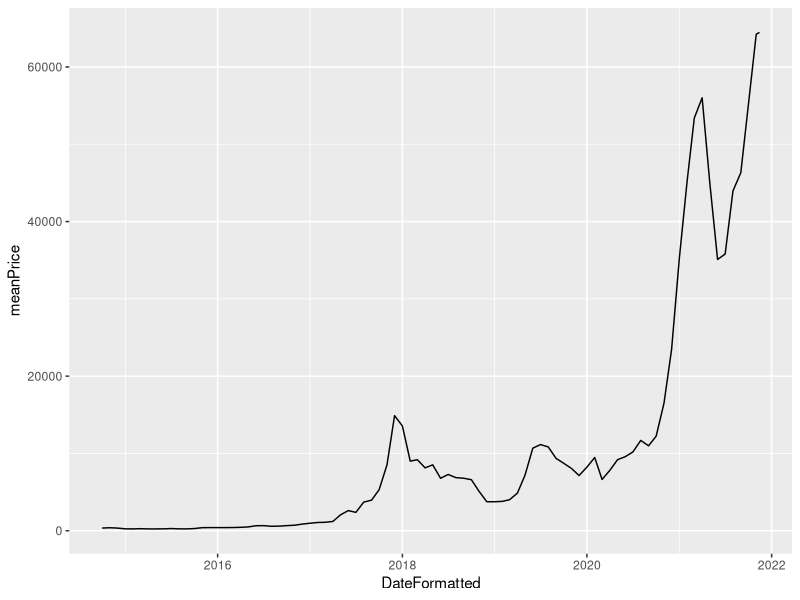
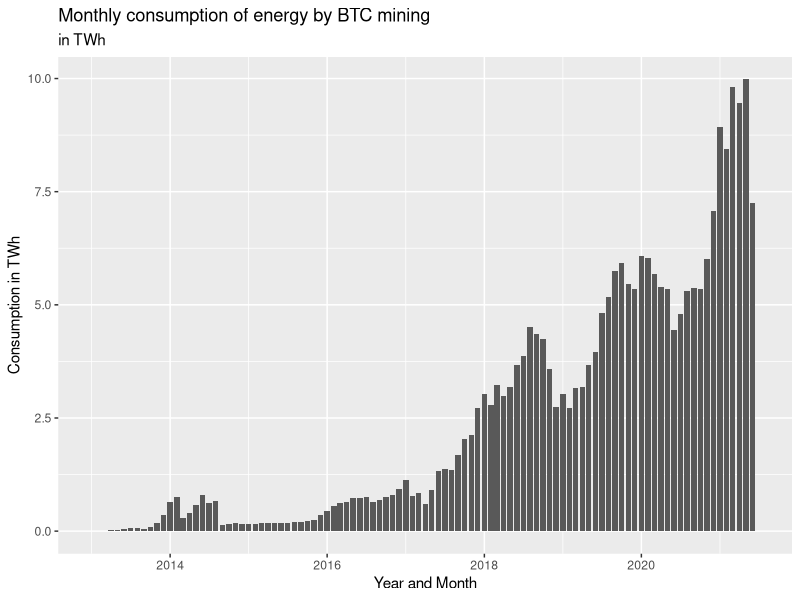

Generate these figures, in order, with R: (Note: this script raises an error after producing the figures.)
library(dplyr)
library(ggplot2)
library(tidyr)
library(stringr)
library(scales)


totalBitcoinConsumption <- read.csv("exportNew.csv")
totalBitcoinConsumption %>% 
  tail()

BP <- read.csv("bp-stats-review-2021-all-dataANSI.csv", header = TRUE)
BTCprice <- read.csv("BTCprice.csv")

str(BTCprice)


  

str(totalBitcoinConsumption)
View(totalBitcoinConsumption)

totalBitcoinConsumption <- 
  totalBitcoinConsumption %>% 
  mutate(DateFormattedNew = as.Date(DateFormated2, format = "%d/%m/%Y"))

BTCprice <- 
  BTCprice %>% 
  mutate(DateFormatted = as.Date(Date, format = "%Y-%m-%d"))


BTCprice <- 
  BTCprice %>% 
  mutate(meanPrice = (High+Low)/2)

str(BTCprice)


priceMeanLine <- 
  BTCprice %>% 
  select(DateFormatted, meanPrice) %>% 
  ggplot(aes(x = DateFormatted, y = meanPrice))+
  geom_line()

priceMeanLine

consumption1 <- 
  totalBitcoinConsumption %>%
  select(DateFormattedNew, Monthly.consumption) %>% 
  ggplot(aes(x = DateFormattedNew, y = Monthly.consumption)) +
  geom_col() + 
  xlim(as.Date("2013-01-01"), as.Date("2021-07-01")) + 
  labs(title = "Monthly consumption of energy by BTC mining", subtitle = "in TWh", x = "Year and Month", y = "Consumption in TWh")

consumption1


BTCprice <- 
  BTCprice %>% 
  select(-Date)

totalBitcoinConsumption<- 
  totalBitcoinConsumption %>% 
  select(-Date, -DateFormated2) %>% 
  rename(DateFormatted = DateFormattedNew)

totalBitcoinConsumption<- 
  totalBitcoinConsumption %>% 
  rename(DateFormatted = DateFormattedNew)

str(totalBitcoinConsumption)

BTC_consumption_price <- 
  inner_join(BTCprice, totalBitcoinConsumption)

BTC_consumption_price2 <- 
  BTC_consumption_price %>% 
  mutate(adjPrice = meanPrice/5000)



consAndPrice1 <- 
  ggplot(BTC_consumption_price2)+
  geom_col(aes(x = DateFormatted, y = Monthly.consumption, color = "Energy"), fill = "white", width = 10, size = 2.75)+
  geom_line(aes(x = DateFormatted, y = adjPrice, color = "Price/5000"), size = 2.75)+
  theme_bw()+
  scale_x_date(breaks = "1 months", labels=date_format("%Y-%m"), minor = "1 months", guide = guide_axis(n.dodge = 2))+
  theme(axis.text.x = element_text(angle = 90, size = 15, vjust = 0.5), axis.text.y = element_text(size = 15), title = element_text(size = 30))+
  labs(title = "Monthly consumption of energy by BTC mining", subtitle = "in relation to changes in BTC's price", x = "Year and Month", y = "Cumulative consumption [TWh]")+
  scale_color_manual(values = c("darkgreen", "red"))+
  theme(legend.title = element_text(color = "transparent"), legend.text = element_text(size = 25))

  

  
consAndPrice1

  




totalBitcoinConsumption %>%
  select(DateFormattedNew, Cumulative.consumption) %>% 
  ggplot(aes(x = DateFormattedNew, y = Cumulative.consumption)) +
  geom_col() + 
  xlim(as.Date("2013-01-01"), as.Date("2021-07-01")) + 
  labs(title = "Monthly consumption of energy by BTC mining", subtitle = "cumulative in TWh", x = "Year and Month", y = "Cumulative consumption in TWh")



BP <- 
  BP %>% 
  mutate(X1965 = as.numeric(X1965),
         X1966 = as.numeric(X1966),
         X1967 = as.numeric(X1967),
         X1968 = as.numeric(X1968),
         X1969 = as.numeric(X1969),
         X1970 = as.numeric(X1970),
         X1971 = as.numeric(X1971),
         X1972 = as.numeric(X1972),
         X1973 = as.numeric(X1973),
         X1974 = as.numeric(X1974),
         X1975 = as.numeric(X1975),
         X1976 = as.numeric(X1976),
         X1977 = as.numeric(X1977),
         X1978 = as.numeric(X1978),
         X1979 = as.numeric(X1979),
         X1980 = as.numeric(X1980),
         X1981 = as.numeric(X1981),
         X1982 = as.numeric(X1982),
         X1983 = as.numeric(X1983),
         X1984 = as.numeric(X1984),
         X1985 = as.numeric(X1985),
         X1986 = as.numeric(X1986),
         X1987 = as.numeric(X1987),
         X1988 = as.numeric(X1988),
         X1989 = as.numeric(X1989))

str(BP)


BP <- 
  BP %>% 
  pivot_longer(!Year, names_to = "consum", values_to = "energy") %>% 
  mutate(consum = str_sub(consum, 2,5)) %>% 
  mutate(consum = as.numeric(consum))
  
BP <- 
  BP %>% 
  rename(Country = Year, Year = consum)  
 
BP <- 
  BP %>%  mutate(EnergyTWh = energy*277.777778) %>% 
  mutate(AverageEnergyMonthlyTWh = EnergyTWh/12) %>% 
  rename(EnergyEJ = energy)

BP


kontynentyKraje = read.csv("krajeKontyn.csv")

BPkontinents = inner_join(BP, kontynentyKraje)
BPkontinents

BPkontinents %>% 
  filter(Year == 2020) %>% 
  ggplot(aes(x = EnergyEJ, y = Continent))+
  geom_violin() + 
  labs(title = "Energy consumption", subtitle = "by continents in 2020", x = "Energy in Exajoules")+
  xlim(0, 25)


